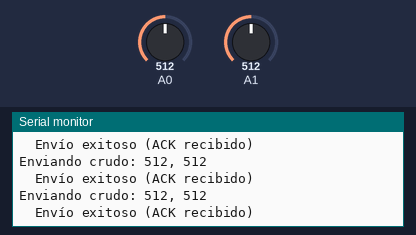
Simulated run of this sketch. Board: Arduino Uno, built with avr-gcc and run on an emulated ATmega328P. On the bench: the last lines printed to the serial monitor. The test bench sets the inputs (shaded band); at power-on: A0 = 512, A1 = 512. No radio packets arrive unless stated.

Above: at 1.2 s.
1.3 s: A0 set to 547
At 1.31 s:
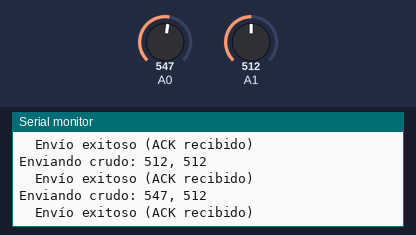
2.8 s: A0 set to 576
At 2.81 s:
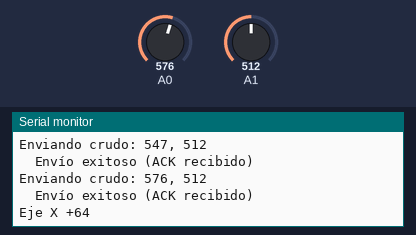
4.4 s: A1 set to 551
At 4.41 s:
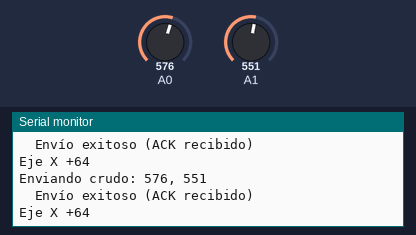
5.9 s: A1 set to 573
At 5.91 s:
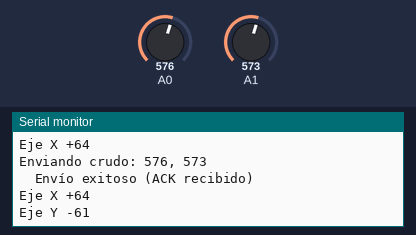
Timing chart, 0 to 8.5 s (numbered marks = the images above; inputs shaded):
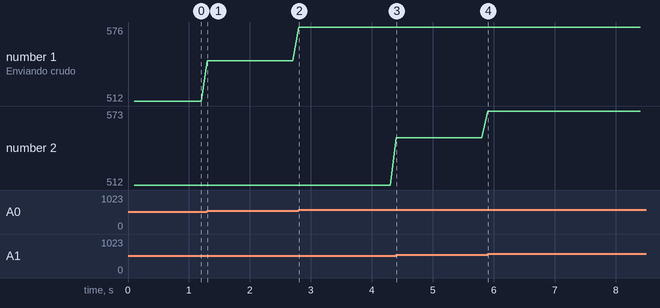

The sketch:

CodeTx_V0.ino
```cpp
#include <SPI.h>
#include <nRF24L01.h>
#include <RF24.h>

#define CE_PIN   8
#define CSN_PIN 10

const byte address[6] = "00001";
RF24 radio(CE_PIN, CSN_PIN);

int LeftValue = 0;  // A0 = eje X //LOS EJES XY CON LIMITES DE [0,1023]
int RightValue = 0; // A1 = eje Y

unsigned long currentMillis;
unsigned long prevMillis;
unsigned long txIntervalMillis = 100;

const int centro = 512;     // Valor central del joystick
const int umbral = 50;      // Margen muerto para ignorar pequeñas variaciones

void setup() {
  Serial.begin(115200);
  Serial.println("SimpleTx interpretado");

  pinMode(A0, INPUT);
  pinMode(A1, INPUT);

  radio.begin();
  radio.setDataRate(RF24_250KBPS);
  radio.setPALevel(RF24_PA_LOW);
  radio.setRetries(3, 5);
  radio.openWritingPipe(address);
}

void loop() {
  LeftValue = analogRead(A0);   // Eje X
  RightValue = analogRead(A1);  // Eje Y

  currentMillis = millis();
  if (currentMillis - prevMillis >= txIntervalMillis) {
    enviarJoystick();
    interpretarJoystick(); // ← Aquí imprimes “Eje X +100” o lo que quieras
    prevMillis = currentMillis;
  }
}

void enviarJoystick() {
  int paquete[2] = {LeftValue, RightValue};
  bool rslt = radio.write(paquete, sizeof(paquete));

  Serial.print("Enviando crudo: ");
  Serial.print(paquete[0]);
  Serial.print(", ");
  Serial.print(paquete[1]);
  Serial.println();

  if (rslt) {
    Serial.println("  Envío exitoso (ACK recibido)");
  } else {
    Serial.println("  Error en envío (sin ACK)");
  }
}

void interpretarJoystick() {
  int ejeX = LeftValue - centro;
  int ejeY = centro - RightValue;


  if (abs(ejeX) > umbral) {
    Serial.print("Eje X ");
    Serial.println(ejeX > 0 ? "+" + String(ejeX) : String(ejeX));
  }

  if (abs(ejeY) > umbral) {
    Serial.print("Eje Y ");
    Serial.println(ejeY > 0 ? "+" + String(ejeY) : String(ejeY));
  }
}
```

Measured:
- the behaviour switches between 562 and 563 on A0 (found by bisection; images 1 and 2)
- the behaviour switches between 562 and 563 on A1 (found by bisection; images 3 and 4)
- after the input at 1.3 s, the serial monitor: prints a new line at once (image 1)
- after the input at 2.8 s, the serial monitor: prints a new line at once (image 2)
- after the input at 4.4 s, the serial monitor: prints a new line at once (image 3)
- after the input at 5.9 s, the serial monitor: prints a new line at once (image 4)
- plotted number 1: 512 → 547 after the input at 1.3 s, 547 → 576 after the input at 2.8 s
- plotted number 2: 512 → 551 after the input at 4.4 s, 551 → 573 after the input at 5.9 s
